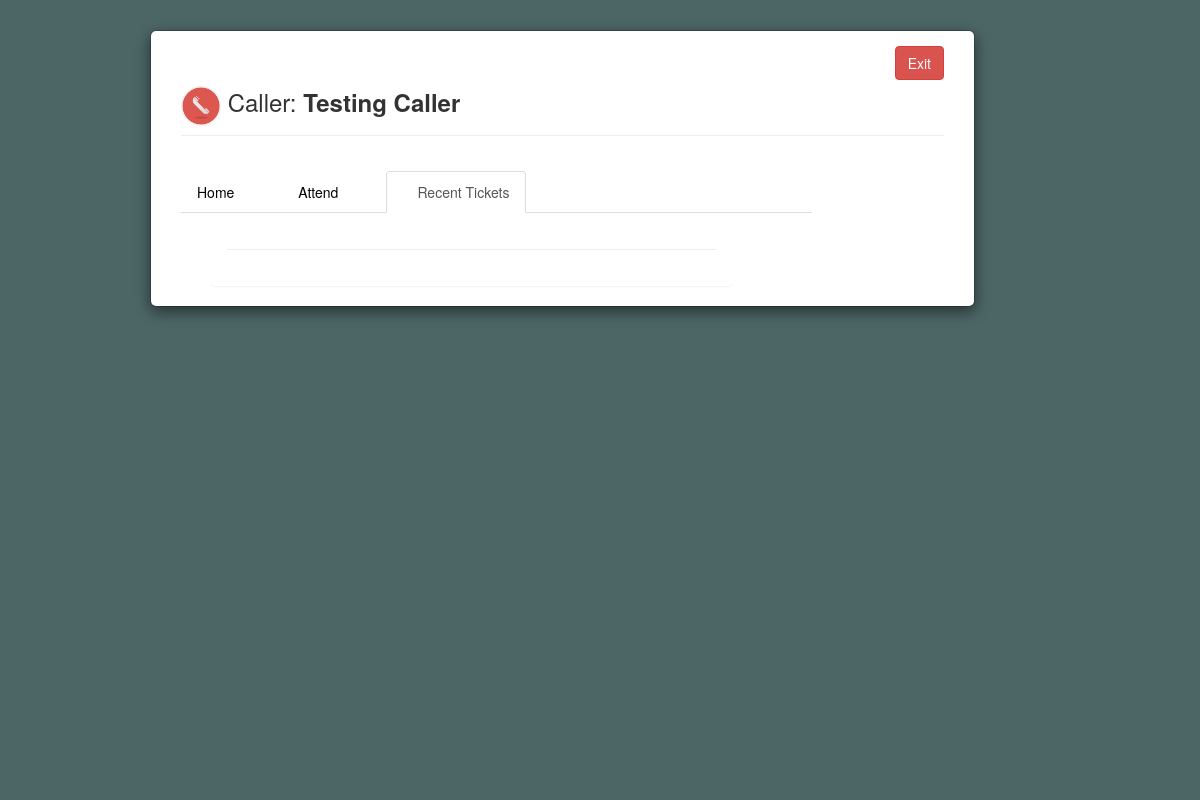
Before: /call/popup?caller=255765300200&tab=recent (signed in) with the older database file.
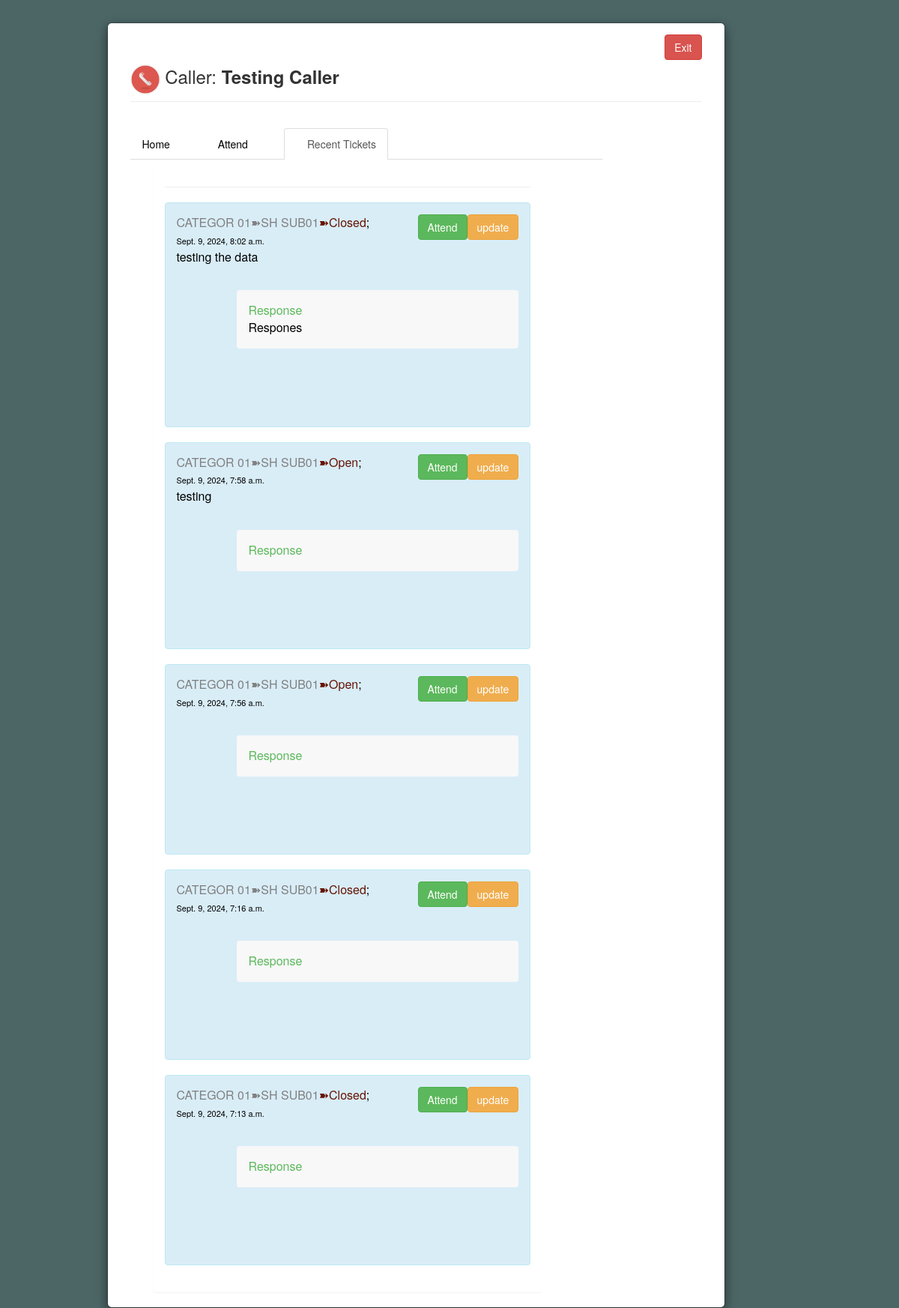
After: the same page with the newer database file.
### servicedesk/models.py (models this page shows, shortened)
class Contact(BaseDB):
    name=models.CharField(max_length=400, verbose_name='Full Name')
    mobile=models.CharField(max_length=300,verbose_name='Main Mobile')
    mobile2 = models.CharField(max_length=300, verbose_name='Mobile 2',blank=True,null=True)
    mobile3 = models.CharField(max_length=300, verbose_name='Mobile 3',blank=True,null=True)
    institution = models.CharField(max_length=300, verbose_name='Institution', blank=True, null=True)
    location=models.ForeignKey('core.Location',on_delete=models.DO_NOTHING,related_name='locationdata',blank=True)

class CustomerQuery(BaseDB):
    ticketNo = models.CharField(max_length=300, verbose_name='TicketNo',unique=True)
    orderno = models.IntegerField( verbose_name='OrderNo', unique=True)
    contact = models.ForeignKey('servicedesk.Contact', on_delete=models.DO_NOTHING, related_name='contact',null=True)
    category=models.ForeignKey('core.Category',on_delete=models.DO_NOTHING)
    subcategory = models.ForeignKey('core.Subcategory', on_delete=models.DO_NOTHING, related_name='userauth', blank=True,null=True)
    desc = models.TextField( verbose_name='Description', blank=True, null=True)
    escalatedto = models.ForeignKey('auths.User', on_delete=models.DO_NOTHING, related_name='escalationuser',null=True)
    status = models.CharField(max_length=300, verbose_name='TicketStatus',choices=(('Open','Open'),('Attended','Attended'),('Escalated','Escalated'),('Closed','Closed')))
    response = models.TextField( verbose_name='Response', blank=True, null=True)

### core/models.py (models this page shows)
class BaseDB(models.Model):
    is_active = models.BooleanField(default=True)
    created_by = models.ForeignKey("auths.User", on_delete=models.CASCADE, null=True, blank=True)
    created_on = models.DateTimeField(auto_now_add=True, null=True, blank=True)
    updated_on = models.DateTimeField(auto_now=True, null=True, blank=True)
    class Meta:
        abstract = True

class Category(BaseDB):
    name=models.CharField(max_length=300)
    def __str__(self):
        return self.name

class SubCategory(BaseDB):
    name = models.CharField(max_length=300)
    category=models.ForeignKey("core.Category", on_delete=models.CASCADE, null=True, blank=True)
    def __str__(self):
        return self.name

### servicedesk/views.py (the view, shortened to what this page needs)
# urls.py: path("popup", PopupView.as_view(), name="popup"),
class PopupView(LoginRequiredMixin,CreateView):
    redirect_field_name = 'next'
    login_url = reverse_lazy('login_user')
    template_name = 'servicedesk/popup/popupx.html'
    model = CustomerQuery
    form_class =AttendForm
    context_object_name = 'form'
    def get(self,request,*args,**kwargs):
        context={}
        context['tab']=request.GET.get('tab')
        context['form']=self.form_class
        context['contact']=contact=Contact.objects.filter(mobile__iexact=request.GET.get('caller')).first()
        context['queries'] = CustomerQuery.objects.filter(contact=contact).order_by('-id')
        return render(request,self.template_name,context)

### core/models.py (called while the page is built)
    def __str__(self):
        return self.name

### servicedesk/templates/servicedesk/popup/popupx.html (shortened to what this page needs)
<!DOCTYPE html>
<html lang="en">
<head>
    {% load static %}
     {% load crispy_forms_tags %}
    <link rel="stylesheet" href="{% static 'popup/css/bootstrap/v3/bootstrap.css' %}">
</head>
<body >
<div id= '' class='bs-example'>
    <div class="col-md-12" >
    <div id="myModal" class="modal fade col-md-12" >
        <div class="modal-dialog modal-lg">
            <div class="modal-content col-md-11" >
                <div class="modal-header">
                    <a href="{% url 'queries' %}" onclick="return confirm('Are you sure you want to exit the session?');" ><button type="button" class="btn btn-danger pull-right"  aria-hidden="false">Exit</button></a>
                    <h3 class="page-header">
                        <img  style="height: 40px;width: 40px;" src="{% static 'popup/img/phonecall.gif' %}" alt="incoming calls" />
                           <span class="namelabel"> Caller:</span>  <span class="nametitle"><b>{{contact.name|title}}</b></span>
                    </h3>
                </div>
     <div id="content">
         <div class="col-md-10">
          <ul class="nav nav-tabs">
          <li role="presentation" class="{% if tab == 'home' %} active {% endif %}"  style="padding-right:30px;"><a  data-toggle="tab" href="#CallInfo">Home</a></li>
          <li role="presentation"  class="{% if tab == 'attend' %} active {% endif %}" style="color:#000 !important;padding-right:30px;"><a data-toggle="tab" href="#NewTicket">Attend</a></li>
          <li role="presentation"  class="{% if tab == 'recent' %} active {% endif %}" ><a style="padding-left:30px;" data-toggle="tab" href="#RecentTickets">Recent Tickets</a></li>
        </ul>
            <div id="my" class="tab-content">
        <div class="tab-pane {% if tab == 'recent' %} active {% endif %}" id="RecentTickets">
            <div class="row">
                <div class="col-lg-10" style="margin-left:30px; ">
                                <div class="panel ">
                                    <div class="panel-body">
                                    <hr class="dotted tall">
                                        {% for reqst in queries %}
                                       <div class="alert alert-info">
                                        <h7 style="color:#000; font-size:16px; ">
                                          <a href="javascript:;"  title="Attend" onclick=""> <button class="btn btn-warning pull-right"> update</button></a>
                                        <a href="javascript:;"  title="Attend" onclick="showAjaxModal(' {% url 'attend_query' pk=reqst.id %}');" class="btn btn-success pull-right">Attend</a>
                                             <span style="color: #808080;">{{reqst.category}}&#10173;{{reqst.subcategory}}</span><span style="color:#651403;">&#10173;{{reqst.status}}</span>;
                                                <br/><h7 style="font-size:11px;">{{reqst.created_on}}</h7><br/>
                                                <p style="color: #000;">
                                                    {{reqst.desc|lower}}
                                                </p>
                                           <br/>
                                            <div class="alert" style="margin-left:80px;background-color:#f8f8f8;">
                                                <h7 style="color:#5cb85c;">Response</h7><br/>
                                                        <p style="color:#000;">
                                                           {% if reqst.response %} {{reqst.response}}{% endif %}
                                                        </p>
                                                </div>
                                        <br/>
                                        <br/>
                                        <br/>
                                    </div>
                                        {% endfor %}
                                </div>
                                </div>
                            </div>
                        </div>
                    </div>
        </div>
     </div>
                  </div>
                </div>
            </div>
        </div>
    </div>
</div>
</body>
</html>

### servicedesk/templates/servicedesk/popup/popupx.html (style rules this page uses)
.modal-header { padding: 15px; border-bottom: none; }
body { background-color: #99cccc; }
a { color:black; }

### templates/base/modal.html (style rules this page uses)
.modal { overflow-y:auto; }

Changed rows visible on the page:
added CustomerQuery: category "CATEGOR 01", subcategory "SH SUB01", status "Closed", created_on "Sept. 9, 2024, 8:02 a.m.", desc "testing the data", response "Respones"
added CustomerQuery: category "CATEGOR 01", subcategory "SH SUB01", status "Open", created_on "Sept. 9, 2024, 7:58 a.m.", desc "testing"
added CustomerQuery: category "CATEGOR 01", subcategory "SH SUB01", status "Open", created_on "Sept. 9, 2024, 7:56 a.m."
added CustomerQuery: category "CATEGOR 01", subcategory "SH SUB01", status "Closed", created_on "Sept. 9, 2024, 7:16 a.m."
added CustomerQuery: category "CATEGOR 01", subcategory "SH SUB01", status "Closed", created_on "Sept. 9, 2024, 7:13 a.m."
